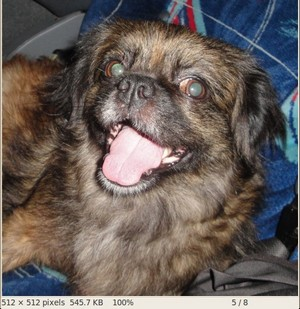
//> input picture 2 OpenCV图像处理/3 OpenCV图像处理进阶（imgproc组件、feature2D组件）/1 图像处理/1 图像处理（E-域值化）/demo1-阈值操作/1.jpg, 300 x 309 px
$ ./test   (built with g++ and OpenCV 4)
//> lines starting //> are read from the running program, lines starting //| are printed output that depends on the picture
/**
  ******************************************************************************
  * @file    test.cpp
  * @author  Bruceou
  * @version V1.0
  * @date    2017-11
  * @brief   阈值操作
  ******************************************************************************
  * @attention
  * 本程序适用于OpenCV2和OpenCV3版本。
  ******************************************************************************
  */
/**Includes*********************************************************************/
#include "opencv2/imgproc/imgproc.hpp"
#include "opencv2/highgui/highgui.hpp"
#include <iostream>
/**namespace*******************************************************************/
using namespace cv;
using namespace std;

/**【宏定义部分】**************************************************************/
#define WINDOW_NAME "【程序窗口】"        //为窗口标题定义的宏

/**【全局变量声明部分】********************************************************/
int g_nThresholdValue = 100;
int g_nThresholdType = 3;
Mat g_srcImage, g_grayImage, g_dstImage;

/**【全局函数声明部分】********************************************************/
static void ShowHelpText( );//输出帮助文字
void on_Threshold( int, void* );//回调函数

/**
  * @brief     主函数
  * @param     argc 命令行参数个数
               argv 命令行参数
  * @retval    int
  */
int main (int argc, char **argv)
{
	//【0】改变console字体颜色
	system("color 1F");

	//【0】显示欢迎和帮助文字
	ShowHelpText( );

	//【1】读入源图片
	g_srcImage = imread("1.jpg");
//> g_srcImage is the input picture: 309 rows x 300 cols, CV_8UC3; mean B, G, R 91.2, 95.1, 104.2
	if(!g_srcImage.data ) { printf("读取图片错误，请确定目录下是否有imread函数指定的图片存在~！ \n"); return false; }
	imshow("原始图",g_srcImage);

	//【2】存留一份原图的灰度图
	cvtColor( g_srcImage, g_grayImage, CV_RGB2GRAY );
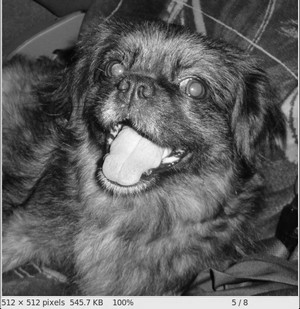
//> g_grayImage: 309 rows x 300 cols, CV_8UC1; min 1, max 254, mean 95

	//【3】创建窗口并显示原始图
	namedWindow( WINDOW_NAME, CV_WINDOW_AUTOSIZE );

	//【4】创建滑动条来控制阈值
	createTrackbar( "模式",
		WINDOW_NAME, &g_nThresholdType,
		4, on_Threshold );

	createTrackbar( "参数值",
		WINDOW_NAME, &g_nThresholdValue,
		255, on_Threshold );

	//【5】初始化自定义的阈值回调函数
	on_Threshold( 0, 0 );
//> in on_Threshold, `threshold(g_grayImage,g_dstImage,g_nThresholdValue,255,g_nThresholdTyp..`:
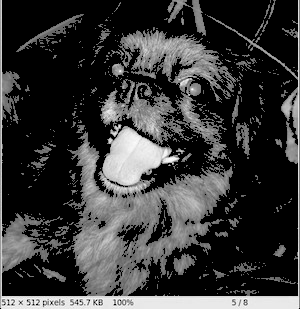
//> g_dstImage: 309 rows x 300 cols, CV_8UC1; min 0, max 254, mean 56.6

	// 【6】轮询等待用户按键，如果ESC键按下则退出程序
	while(1)
	{
		int key;
		key = waitKey( 20 );
//> the Esc key is pressed
		if( (char)key == 27 ){ break; }
	}

}

/**
  * @brief     阈值回调函数
  * @param     int
               void
  * @retval    None
  */
void on_Threshold( int, void* )
{
	//调用阈值函数
	threshold(g_grayImage,g_dstImage,g_nThresholdValue,255,g_nThresholdType);

	//更新效果图
	imshow( WINDOW_NAME, g_dstImage );
}

/**
  * @brief     帮助信息
  * @param     None
  * @retval    None
  */
static void ShowHelpText()
{
	//输出欢迎信息和OpenCV版本
	printf("\n\n\t\t\t   当前使用的OpenCV版本为：" CV_VERSION );
	printf("\n\n  ----------------------------------------------------------------------------\n");

	//输出一些帮助信息
	printf(	"\n\t欢迎来到【基本阈值操作】示例程序~\n\n");
	printf(	"\n\t按键操作说明: \n\n"
		"\t\t键盘按键【ESC】- 退出程序\n"
		"\t\t滚动条模式0- 二进制阈值\n"
		"\t\t滚动条模式1- 反二进制阈值\n"
		"\t\t滚动条模式2- 截断阈值\n"
		"\t\t滚动条模式3- 反阈值化为0\n"
		"\t\t滚动条模式4- 阈值化为0\n"  );
}
